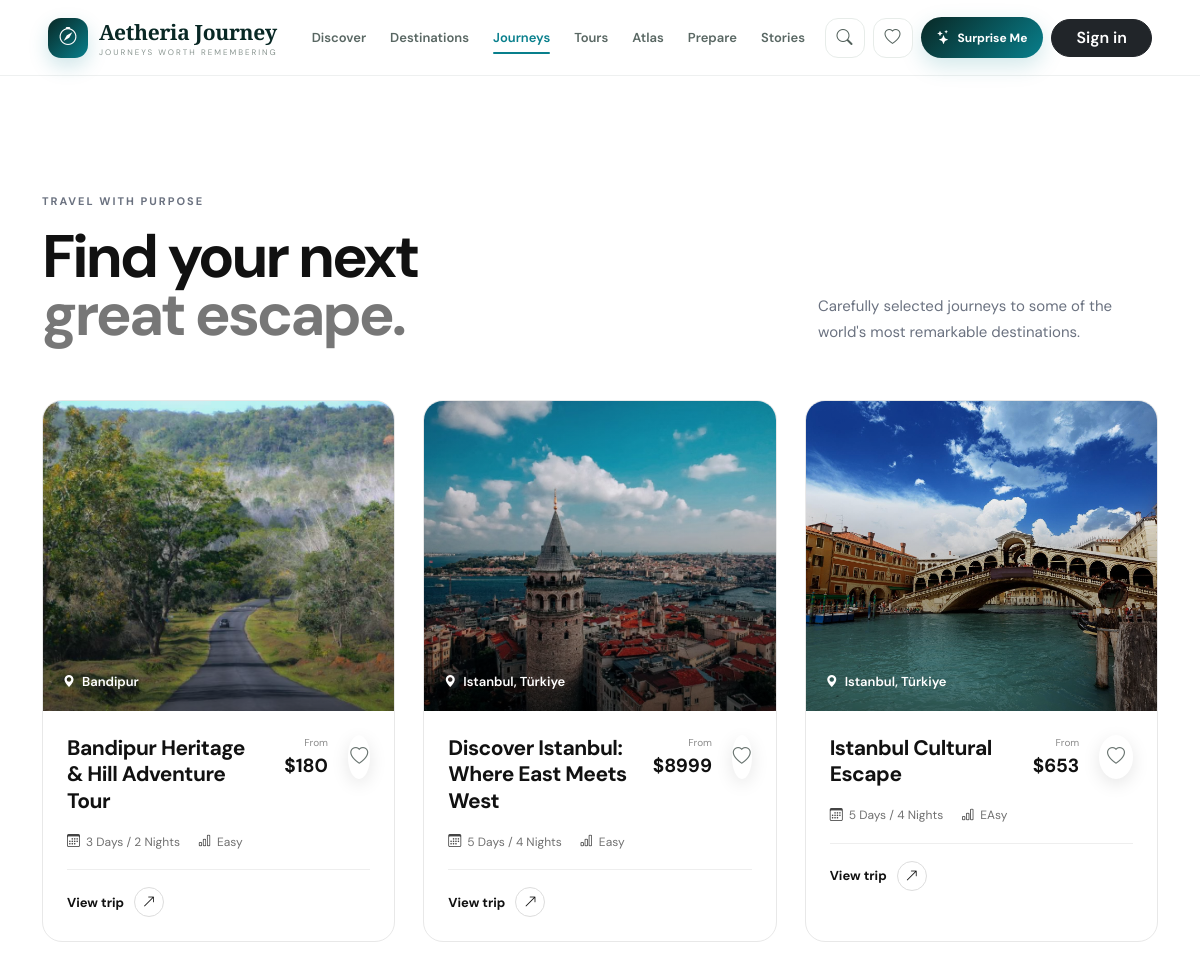
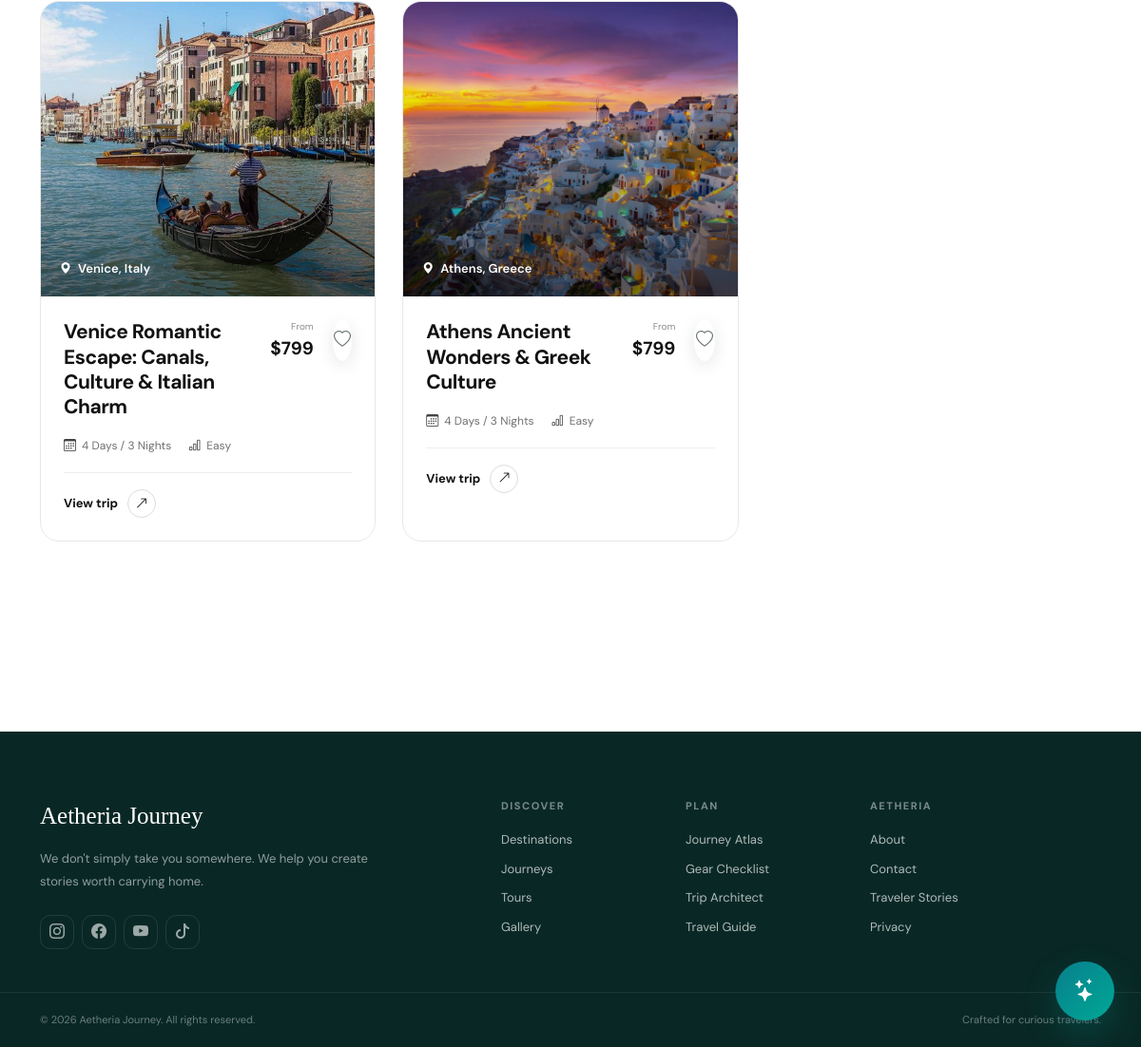
Screenshot of /package/ with the database file from the repository (2 pictures, top to bottom).
### adminpage/models.py (models this page shows, shortened)
class Package(models.Model):
    title = models.CharField(max_length=230)
    destination= models.ForeignKey(Destination,on_delete=models.CASCADE)
    duration = models.CharField(max_length=30)
    difficulty = models.CharField(max_length=30)
    price = models.IntegerField()
    max_people = models.IntegerField()
    itinerary = CKEditor5Field("Itinerary", config_name="default", blank=True, null=True)
    includes = CKEditor5Field("Includes", config_name="default")
    excludes = CKEditor5Field("Excludes", config_name="default")
    featured_image = models.FileField(upload_to="packages/")

class Destination(models.Model):
    name = models.CharField(max_length=100)
    description = CKEditor5Field("Description", config_name="default")
    category = models.ForeignKey(Category, on_delete=models.CASCADE)
    created_at = models.DateTimeField(auto_now_add=True)
    location = models.CharField(max_length=150)
    image = models.FileField(upload_to="destination/")
    best_time_to_visit = models.CharField(max_length=200)
    latitude = models.DecimalField(max_digits=9, decimal_places=6, blank=True, null=True)
    longitude = models.DecimalField(max_digits=9, decimal_places=6, blank=True, null=True)

### userpage/views.py (the view, shortened to what this page needs)
# urls.py: path('package/', package, name='package'),
def package(request):
    packages = Package.objects.all()
    wishlist_package_ids = set()
    return render(
        request,
        "userpage/packages.html",
        {
            "packages": packages,
            "wishlist_package_ids": wishlist_package_ids
        }
    )

### userpage/templates/userpage/packages.html (shortened to what this page needs)
{% extends "userpage/base.html" %}
{% block content %}
<section class="packages-section">
    <div class="container">
        <div class="packages-header">
            <div>
                <span class="eyebrow">
                    TRAVEL WITH PURPOSE
                </span>
                <h1>
                    Find your next<br>
                    <span>great escape.</span>
                </h1>
            </div>
            <p>
                Carefully selected journeys to some of the world's
                most remarkable destinations.
            </p>
        </div>
        <div class="package-grid">
            {% for package in packages %}
            <article class="package-card">
                <a
                    href="{% url 'package_detail' package.id %}"
                    class="package-image"
                >
                    {% if package.featured_image %}
                        <img
                            src="{{ package.featured_image.url }}"
                            alt="{{ package.title }}"
                        >
                    {% else %}
                        <div class="image-placeholder">
                            <i class="bi bi-image"></i>
                        </div>
                    {% endif %}
                    <div class="location">
                        <i class="bi bi-geo-alt-fill"></i>
                        {{ package.destination.name }}
                    </div>
                </a>
                <div class="package-body">
                    <div class="package-top">
                        <h2>
                            {{ package.title }}
                        </h2>
                        <div class="price">
                            <span>From</span>
                            <strong>
                                ${{ package.price }}
                            </strong>
                        </div>
                        {% if user.is_authenticated %}
    {% if package.id in wishlist_package_ids %}
        <a
            href="{% url 'add_to_wishlist' package.id %}"
            class="wishlist-btn wishlist-active"
            title="Remove from wishlist"
        >
            <i class="bi bi-heart-fill"></i>
        </a>
    {% else %}
        <a
            href="{% url 'add_to_wishlist' package.id %}"
            class="wishlist-btn"
            title="Add to wishlist"
        >
            <i class="bi bi-heart"></i>
        </a>
    {% endif %}
{% else %}
    <a
        href="{% url 'login' %}?next={{ request.path }}"
        class="wishlist-btn"
        title="Login to add to wishlist"
    >
        <i class="bi bi-heart"></i>
    </a>
{% endif %}
                    </div>
                    <div class="package-details">
                        <span>
                            <i class="bi bi-calendar3"></i>
                            {{ package.duration }}
                        </span>
                        <span>
                            <i class="bi bi-bar-chart"></i>
                            {{ package.difficulty }}
                        </span>
                    </div>
                    <a
                        href="{% url 'package_detail' package.id %}"
                        class="package-link"
                    >
                        <span>View trip</span>
                        <span class="arrow">
                            <i class="bi bi-arrow-up-right"></i>
                        </span>
                    </a>
                </div>
            </article>
            {% endfor %}
        </div>
    </div>
</section>
{% endblock %}

### userpage/templates/userpage/base.html (style rules this page uses)
:root { --aether-dark: #092825; --aether-dark-2: #0d3430; --aether-teal: #087f8c; --aether-mint: #00a896; --aether-cream: #f7f6f1; --aether-white: #ffffff; --aether-text: #17211f; --aether-muted: #788581; --aether-border: #e7ece9; --aether-radius: 18px; --aether-shadow: 0 15px 45px rgba(15, 45, 40, .08); --transition: all .28s cubic-bezier(.4, 0, .2, 1); }
* { box-sizing: border-box; }
html { scroll-behavior: smooth; }
body { margin: 0; background: #ffffff; color: var(--aether-text); font-family: "DM Sans", sans-serif; overflow-x: hidden; }
a { text-decoration: none; }

### userpage/templates/userpage/packages.html (style rules this page uses)
.packages-section { background: #ffffff; padding: 110px 0 120px; color: #111111; }
.packages-header { display: flex; justify-content: space-between; align-items: flex-end; gap: 60px; margin-bottom: 55px; }
.eyebrow { display: inline-block; margin-bottom: 18px; font-size: 11px; font-weight: 700; letter-spacing: 2px; color: #6b7280; }
.packages-header h1 { margin: 0; font-size: clamp(42px, 5vw, 68px); line-height: 0.98; letter-spacing: -3px; font-weight: 700; color: #111111; }
.packages-header h1 span { color: #777777; }
.packages-header > p { max-width: 340px; margin: 0; color: #6b7280; font-size: 15px; line-height: 1.7; }
.package-grid { display: grid; grid-template-columns: repeat(3, minmax(0, 1fr)); gap: 28px; }
.package-card { background: #ffffff; border: 1px solid #e8e8e8; border-radius: 20px; overflow: hidden; transition: transform 0.35s ease, box-shadow 0.35s ease, border-color 0.35s ease; }
.package-image { display: block; height: 310px; position: relative !important; overflow: hidden; color: white; text-decoration: none; }
.package-image img { width: 100%; height: 100%; display: block; object-fit: cover; transition: transform 0.7s cubic-bezier(.2,.8,.2,1); }
.location { position: absolute; left: 20px; bottom: 20px; z-index: 2; display: flex; align-items: center; gap: 7px; font-size: 13px; font-weight: 600; color: white; }
.location i { font-size: 12px; }
.package-body { padding: 24px; }
.package-top { display: flex; justify-content: space-between; align-items: flex-start; gap: 20px; margin-bottom: 18px; }
.package-top h2 { margin: 0; max-width: 65%; font-size: 21px; line-height: 1.25; letter-spacing: -0.5px; font-weight: 650; color: #111111; }
.price { text-align: right; flex-shrink: 0; }
.price span { display: block; margin-bottom: 2px; font-size: 10px; color: #8b8b8b; }
.price strong { font-size: 19px; font-weight: 700; color: #111111; }
.package-details { display: flex; align-items: center; gap: 18px; padding-bottom: 18px; border-bottom: 1px solid #eeeeee; margin-bottom: 17px; }
.package-details span { display: flex; align-items: center; gap: 6px; font-size: 12px; color: #707070; }
.package-details i { font-size: 13px; color: #444444; }
.package-link { display: inline-flex; align-items: center; gap: 10px; color: #111111; text-decoration: none; font-size: 13px; font-weight: 650; }
.arrow { width: 30px; height: 30px; border: 1px solid #dddddd; border-radius: 50%; display: flex; align-items: center; justify-content: center; transition: background 0.25s ease, color 0.25s ease, transform 0.25s ease; }
.wishlist-btn { width: 44px; height: 44px; display: inline-flex; align-items: center; justify-content: center; border-radius: 50%; background: #ffffff; color: #68736f; text-decoration: none; box-shadow: 0 5px 18px rgba(0, 0, 0, 0.10); transition: all 0.25s ease; }
.wishlist-btn i { font-size: 18px; }

### rows the page displays
Package: featured_image (picture), destination.name "Bandipur", title "Bandipur Heritage & Hill Adventure Tour", price "180", duration "3 Days / 2 Nights", difficulty "Easy"
Package: featured_image (picture), destination.name "Istanbul, Türkiye", title "Discover Istanbul: Where East Meets West", price "8999", duration "5 Days / 4 Nights", difficulty "Easy"
Package: featured_image (picture), destination.name "Istanbul, Türkiye", title "Istanbul Cultural Escape", price "653", duration "5 Days / 4 Nights", difficulty "EAsy"
Package: featured_image (picture), destination.name "Venice, Italy", title "Venice Romantic Escape: Canals, Culture & Italian Charm", price "799", duration "4 Days / 3 Nights", difficulty "Easy"
Package: featured_image (picture), destination.name "Athens, Greece", title "Athens Ancient Wonders & Greek Culture", price "799", duration "4 Days / 3 Nights", difficulty "Easy"
